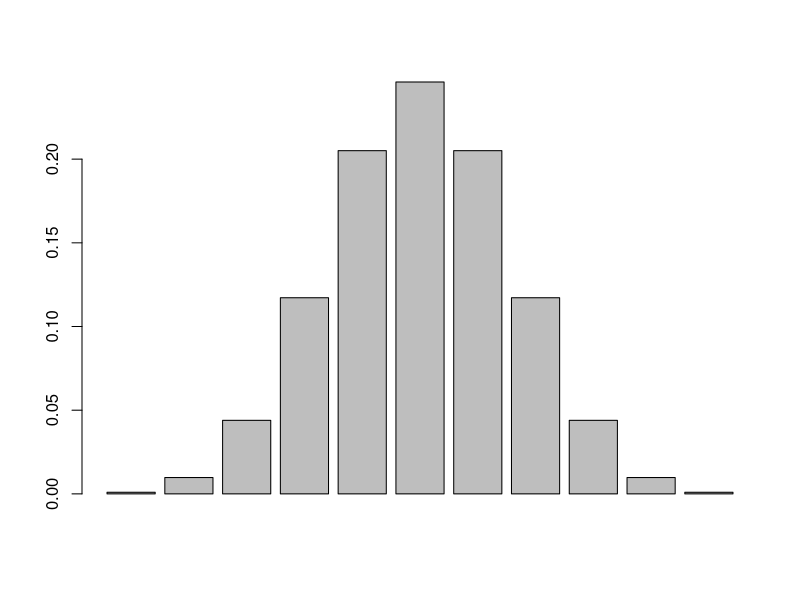

Write the R code that produced this figure. (Note: this script raises an error after producing the figure.)
# Binomial Probability Distribution

# Fixed number of trials - n
# For each trial there are 2 possible outcomes
# Probability of success remains same for all trials
# Trials are independant of each other
# We are interested in: prob of x # of successes in n trials

# Flipping 10 coins 5 times
rbinom(5, 10, 0.5)
# Flipping 1 coin 10 times
rbinom(10, 1, 0.5)
# Probability of getting 5 or less heads
pbinom(5, 10, 0.5)
# Prob of getting exactly 5 flips
pbinom(5, 10, 0.5) - pbinom(4, 10, 0.5) #or
dbinom(5, 10, 0.5) # vertical height at a point
# Prob of getting more than 5
pbinom(5, 10, 0.5, lower.tail = FALSE) # doesn't include 5
# Number of successes if the prob is 0.5 w/ 10 trials and 10 coins
qbinom(0.5, 10, 0.5)
# Used to see what number of successes is needed to hit a prob
qbinom(0.05, 10, 0.5)
# graph binomial
n <- c(0:10)
barplot(dbinom(n, 10, 0.5))
# graph using visualize (p <= 5) & (p >= 5)
visualize.binom(5, 10, 0.5)
visualize.binom(5, 10, 0.5, section = "upper")
# Probability of getting 4 or 5
visualize.binom(c(4,5), 10, 0.5, section = "bounded")
# Probability of getting (up to 3 and 6 or more) & (extreme vals)
visualize.binom(c(3,6), 10, 0.5, section = "tails")
visualize.binom(c(1,9), 10, 0.5, section = "tails")
